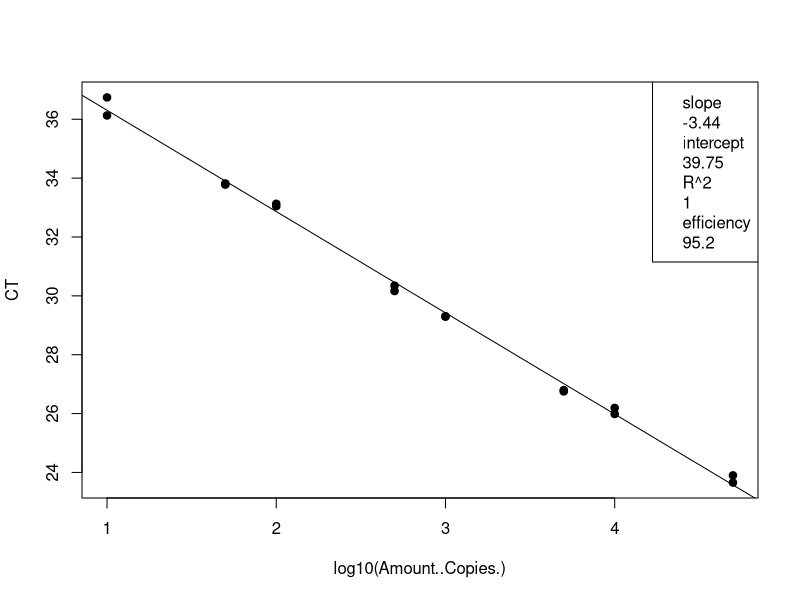
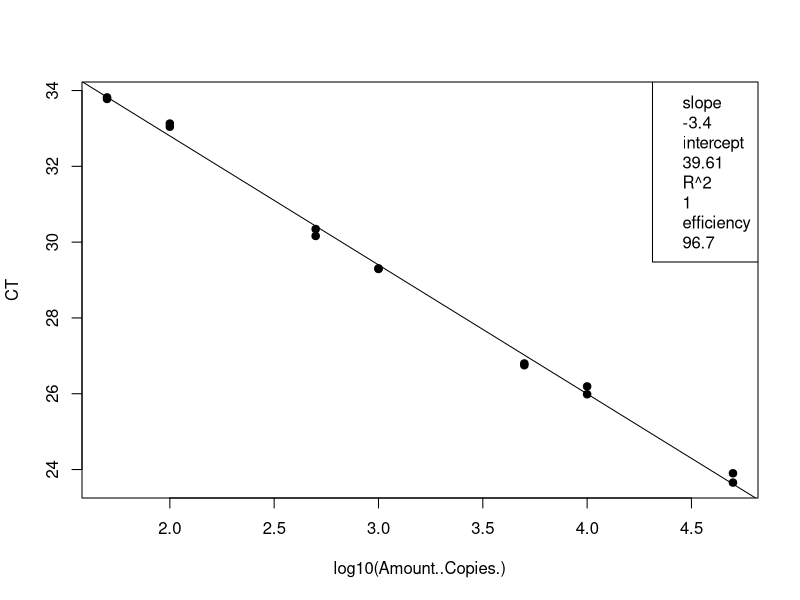
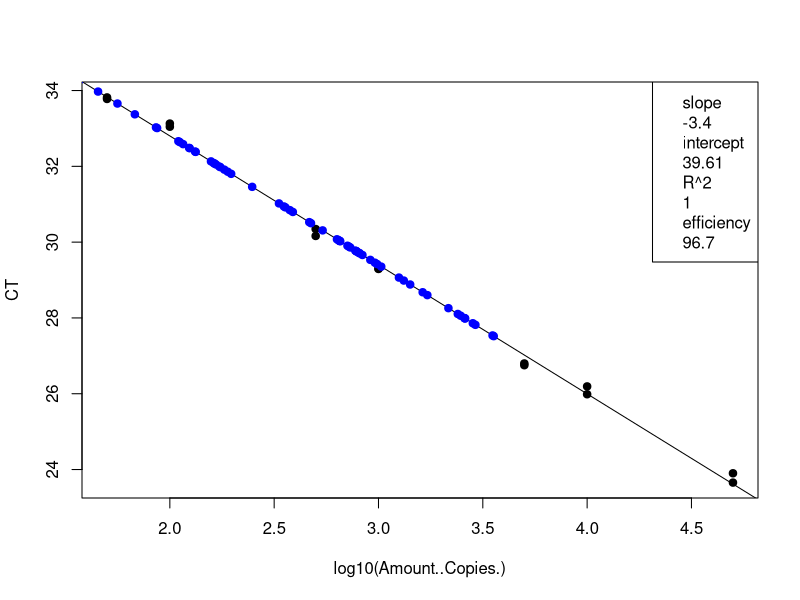
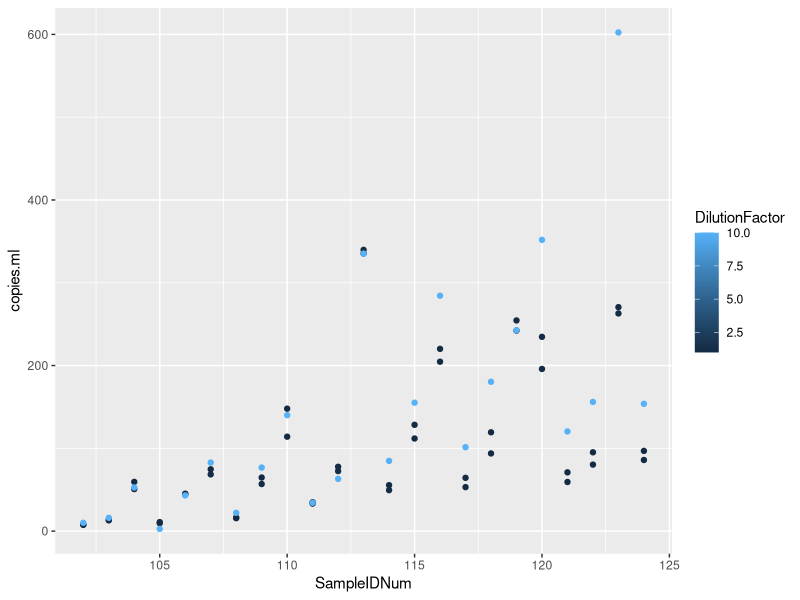

Reproduce these figures in R, in order.
## ---- chunk 1
knitr::opts_chunk$set(echo = TRUE)

## ---- chunk 2
# load the data (note data file must be in this repository)
data <- read.csv("Plate5_GenBac_qPCRConversion.csv")
View(data)

# clean up the data file (there is some stuff at the bottom and extra blank rows)
#data <- data[-68:-70,] # This removes rows 92-95
View(data)

# assign to the correct data class #warning message about NAs is OK
class(data$CT) # check the data class type
data$CT <- as.numeric(as.character(data$CT)) # change to numeric
data$Amount..Copies. <- as.numeric(as.character(data$Amount..Copies.)) # change to numeric
## ---- chunk 3
# linear regression of standard curve
standards = data[1:16,]
standardCurve <- lm(CT ~ log10(Amount..Copies.), data = standards)
  
standardCurvePlot <- plot(CT ~ log10(Amount..Copies.), data = standards, pch=19) 
abline(coef(standardCurve)) 
legend("topright", legend=c(paste= "slope", round(standardCurve$coefficients[2], 2), 
                            paste= "intercept", round(standardCurve$coefficients[1], 2), 
                            paste= "R^2", round(summary(standardCurve)$r.squared, 2),
                            paste = "efficiency", round((10^(-1/standardCurve$coefficients[2])-1)*100, 1)))
## ---- chunk 4
# remove standards that sucked and redo analysis NOT NEEDED 21 Jan 2020
standards <- standards[-15:-16,] # uncomment this line and change which rows to remove
standardCurve <- lm(CT ~ log10(Amount..Copies.), data = standards)

standardCurvePlot <- plot(CT ~ log10(Amount..Copies.), data = standards, pch=19)
abline(coef(standardCurve))
col = "blue"
legend("topright", legend=c(paste= "slope", round(standardCurve$coefficients[2], 2),
                            paste= "intercept", round(standardCurve$coefficients[1], 2),
                            paste= "R^2", round(summary(standardCurve)$r.squared, 2),
                            paste = "efficiency", round((10^(-1/standardCurve$coefficients[2])-1)*100, 1)))
## ---- chunk 5
# data set of unknowns including info on standard curve
#unknowns = subset(data, Name == "UNKNOWN")
unknowns = data[17:85,]
#unknowns <- unknowns[-1:-3,] # uncomment this line and change which rows to remove if these samples were outside of the standard curve

# add new columns to the data table
unknowns$plate_num = 1 #change to the actual plate number
unknowns$standard_slope = standardCurve$coefficients[2]
unknowns$standard_intercept = standardCurve$coefficients[1]
unknowns$R2 = summary(standardCurve)$r.squared
unknowns$efficiency =  (10^(-1/standardCurve$coefficients[2])-1)*100
  
# add a new column that interpolates copies/well from Ct for the unknowns
unknowns$log.copies.well = ((unknowns$CT - standardCurve$coefficients[1])/standardCurve$coefficients[2])
unknowns$copies.well = 10^unknowns$log.copies.well

# copies/ul extract accounting for dilution factor
vol.well = 3 #qPCR template volume in ul
unknowns$vol.well = vol.well
unknowns$copies.ul = ((unknowns$copies.well/vol.well)*unknowns$DilutionFactor)

# copies/extraction
vol.elution = 110 #DNA extraction elution volume in ul
unknowns$vol.elution = vol.elution
unknowns$copies.extraction = (unknowns$copies.ul*vol.elution)

# copies/ml #Volume is volume of sample filtered in mL
unknowns$copies.ml = (unknowns$copies.extraction/unknowns$Volume)


## ---- chunk 6
standards <- standards[-15:-16,] # uncomment this line and change which rows to remove
standardCurve <- lm(CT ~ log10(Amount..Copies.), data = standards)

standardCurvePlot <- plot(CT ~ log10(Amount..Copies.), data = standards, pch=19)
abline(coef(standardCurve))
col = "blue"
legend("topright", legend=c(paste= "slope", round(standardCurve$coefficients[2], 2),
                            paste= "intercept", round(standardCurve$coefficients[1], 2),
                            paste= "R^2", round(summary(standardCurve)$r.squared, 2),
                            paste = "efficiency", round((10^(-1/standardCurve$coefficients[2])-1)*100, 1)))

unknowns = unknowns[1:69,]
standardCurve <- lm(CT ~ log10(copies.well), data = unknowns)

standardCurvePlot <- points(CT ~ log10(copies.well), data = unknowns, pch=19, col = "blue")


#abline(coef(standardCurve))
#legend("topright", legend=c(paste= "slope", round(standardCurve$coefficients[2], 2),
                            #paste= "intercept", round(standardCurve$coefficients[1], 2),
                            #paste= "R^2", round(summary(standardCurve)$r.squared, 2),
                            #paste = "efficiency", round((10^(-1/standardCurve$coefficients[2])-1)*100, 1)))
## ---- chunk 7
# make a plot that compares the diluted to undiluted replicates for each sample including dilution factor
library("ggplot2")
unknowns$SampleIDNum <- as.numeric(as.character(unknowns$SampleIDNum)) # change to numeric
replicates = unknowns[1:69,]
#replicates <- replicates[-18,] # This removes rows (B11)
#replicates <- replicates[-32,] # This removes rows (D8)
#replicates <- replicates[-55,] # This removes rows (G5)
qplot(SampleIDNum,copies.ml, data=replicates, col=DilutionFactor)
## ---- chunk 8
# write csv file
write.csv(unknowns, file = "Plate5_GenBac_ConvertedData.csv", row.names=FALSE, na="")

# average the replicates (if not strongly inhibited) and make a new file
averaged = unknowns[1:69,]
averaged$averaged <- tapply(unknowns$copies.ml, unknowns$SampleIDNum, mean)
write.csv(averaged, file = "Plate5_GenBac_Averaged.csv", row.names=FALSE, na="")
